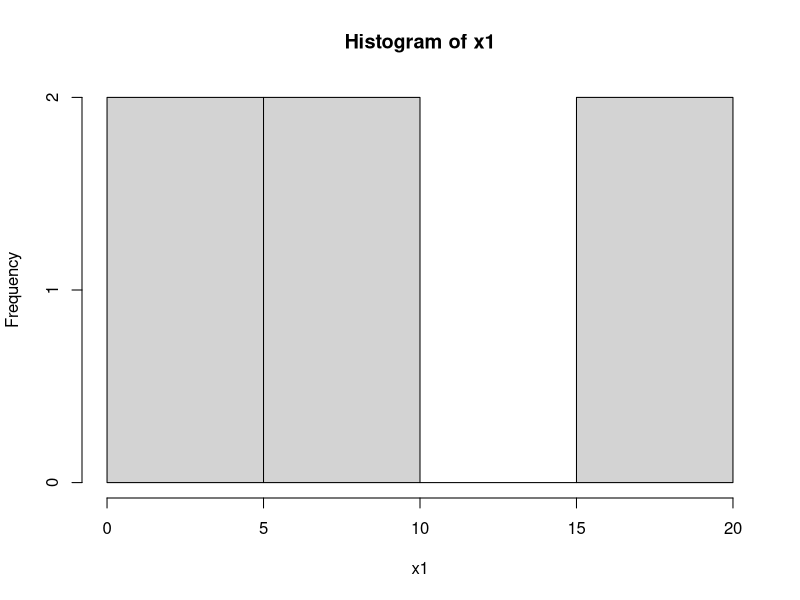
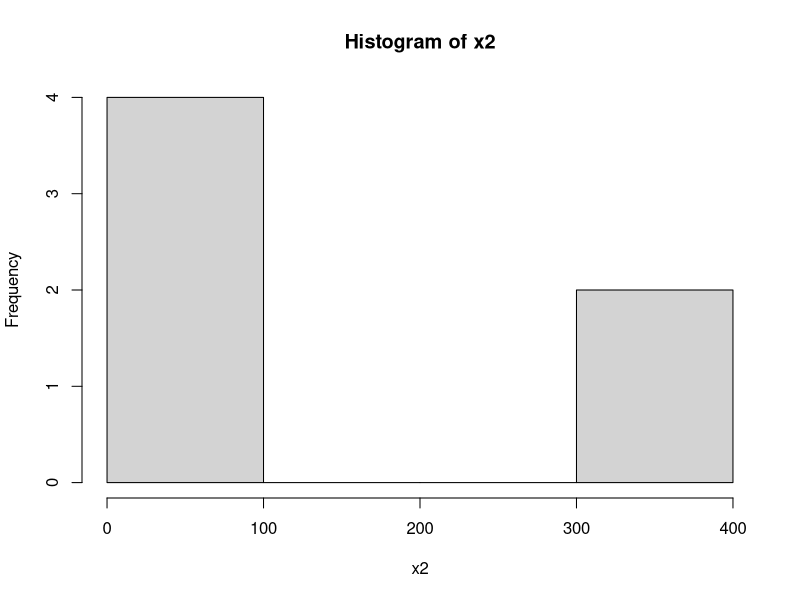

Reproduce these figures in R, in order.
x1<-c(0,0,10,10,20,20)
x2<-c(0,0,100,100,400,400)
y<-c(5,7,15,17,9,11)

mean(x1)
mean(x2)
mean(y)

hist(x1)
hist(x2)

summary(x1)
summary(x2)

relation<-lm(y~x1+x2)

print(summary(relation))




